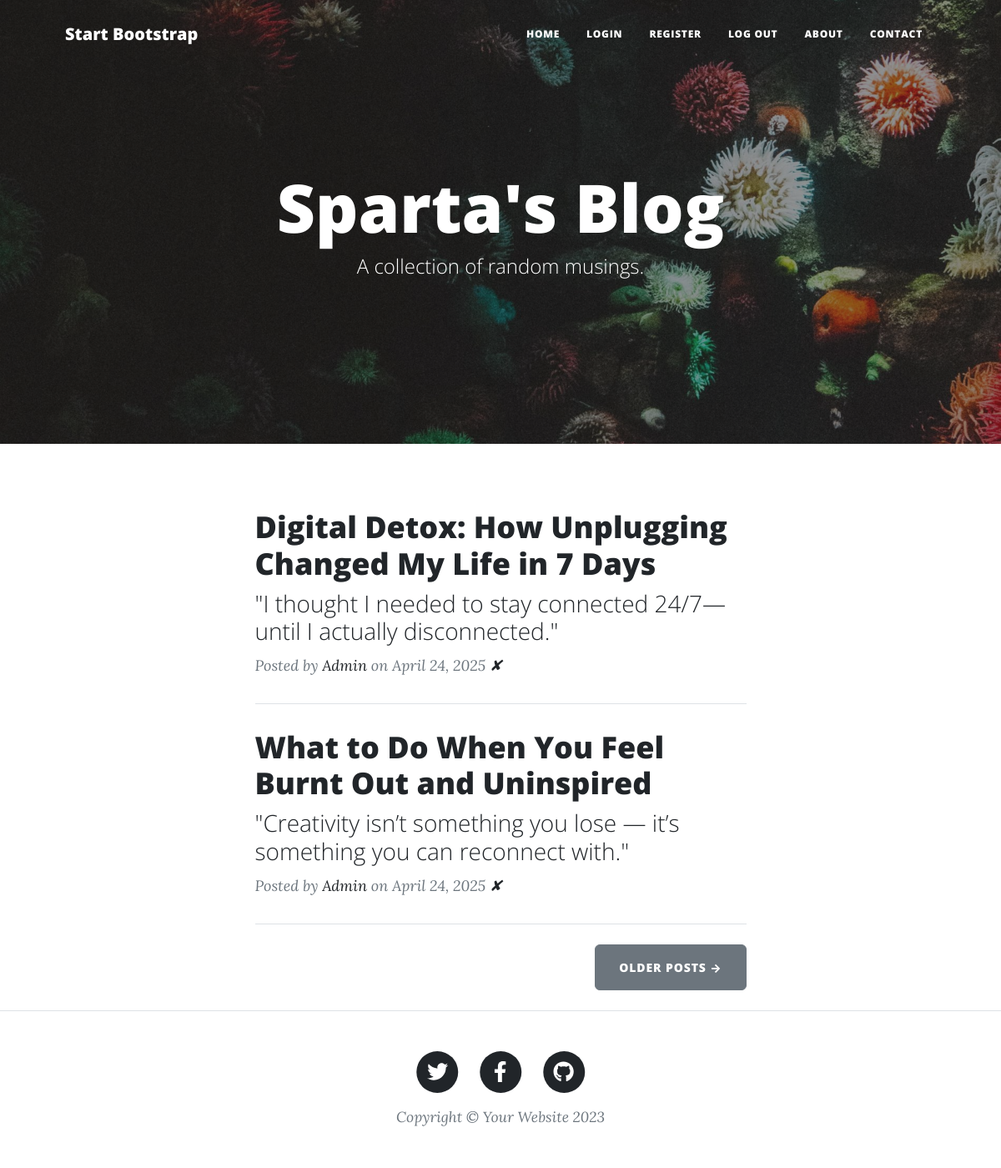
The page / on the database its author committed.
### main.py (models this page shows, shortened)
class BlogPost(db.Model):
    __tablename__ = "blog_posts"
    id: Mapped[int] = mapped_column(Integer, primary_key=True)
    title: Mapped[str] = mapped_column(String(250), unique=True, nullable=False)
    subtitle: Mapped[str] = mapped_column(String(250), nullable=False)
    date: Mapped[str] = mapped_column(String(250), nullable=False)
    body: Mapped[str] = mapped_column(Text, nullable=False)
    author: Mapped[str] = mapped_column(String(250), nullable=False)
    img_url: Mapped[str] = mapped_column(String(250), nullable=False)
    author_id: Mapped[int] = mapped_column(Integer, db.ForeignKey("users.user_id"))
    author = relationship("User", back_populates="posts")
    comments = relationship("CommentTable", back_populates="post")

class User(UserMixin,db.Model):
    __tablename__ = "users"
    user_id: Mapped[int] = mapped_column(Integer, primary_key=True)
    username: Mapped[str]=mapped_column(String(250),nullable=False)
    email: Mapped[str] = mapped_column(String(250), nullable=False,unique=True)
    password: Mapped[str] = mapped_column(String(250), nullable=False)
    posts = relationship("BlogPost", back_populates="author")
    comments=relationship("CommentTable", back_populates="comment_author")

### main.py (the view)
@app.route('/')
def get_all_posts():
    result = db.session.execute(db.select(BlogPost))
    posts = result.scalars().all()
    return render_template("index.html", all_posts=posts)

### templates/index.html (shortened to what this page needs)
{% include "header.html" %}
<header
  class="masthead"
  style="background-image: url('../static/assets/img/home-bg.jpg')"
>
  <div class="container position-relative px-4 px-lg-5">
    <div class="row gx-4 gx-lg-5 justify-content-center">
      <div class="col-md-10 col-lg-8 col-xl-7">
        <div class="site-heading">
          <h1>Sparta's Blog</h1>
          <span class="subheading">A collection of random musings.</span>
        </div>
      </div>
    </div>
  </div>
</header>
<div class="container px-4 px-lg-5">
  <div class="row gx-4 gx-lg-5 justify-content-center">
    <div class="col-md-10 col-lg-8 col-xl-7">
      {% for post in all_posts %}
      <div class="post-preview">
        <a href="{{ url_for('show_post', post_id=post.id) }}">
          <h2 class="post-title">{{ post.title }}</h2>
          <h3 class="post-subtitle">{{ post.subtitle }}</h3>
        </a>
        <p class="post-meta">
          Posted by
          <a href="#">{{post.author.username}}</a>
          on {{post.date}}
          <a href="{{url_for('delete_post', post_id=post.id) }}">✘</a>
        </p>
      </div>
      <hr class="my-4" />
      {% endfor %}
      <div class="d-flex justify-content-end mb-4">
        <a class="btn btn-secondary text-uppercase" href="#!">Older Posts →</a>
      </div>
    </div>
  </div>
</div>
{% include "footer.html" %}

### rows shown on the page
BlogPost: title "Digital Detox: How Unplugging Changed My Life in 7 Days", subtitle "\"I thought I needed to stay connected 24/7—until I actually disconnected.\"", author.username "Admin", date "April 24, 2025"
BlogPost: title "What to Do When You Feel Burnt Out and Uninspired", subtitle "\"Creativity isn’t something you lose — it’s something you can reconnect with.\"", author.username "Admin", date "April 24, 2025"
